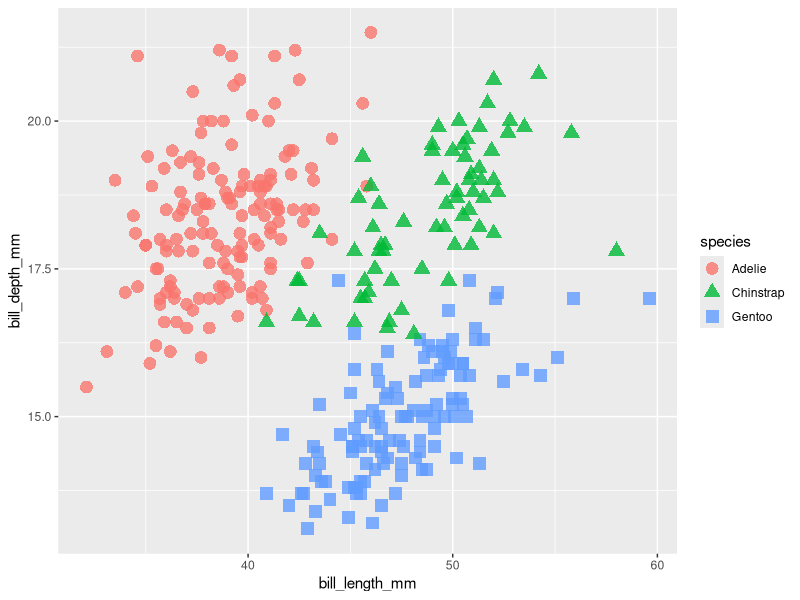
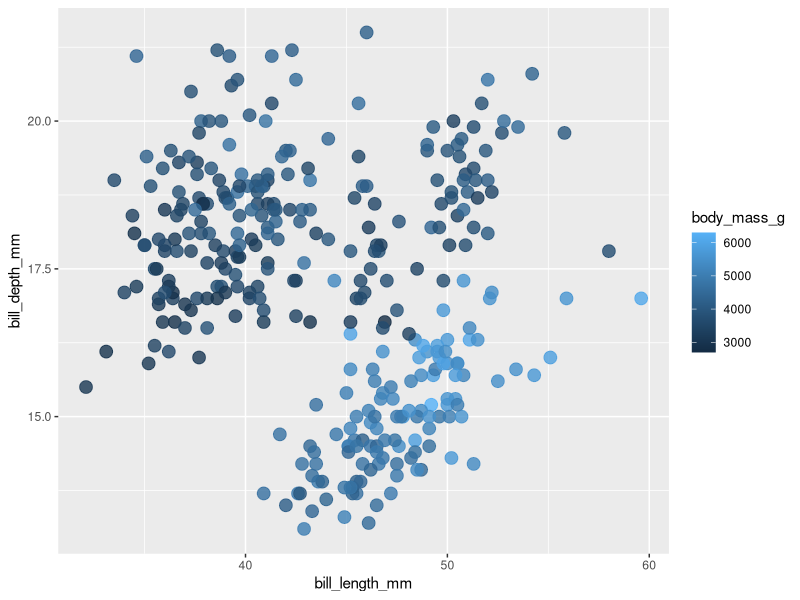
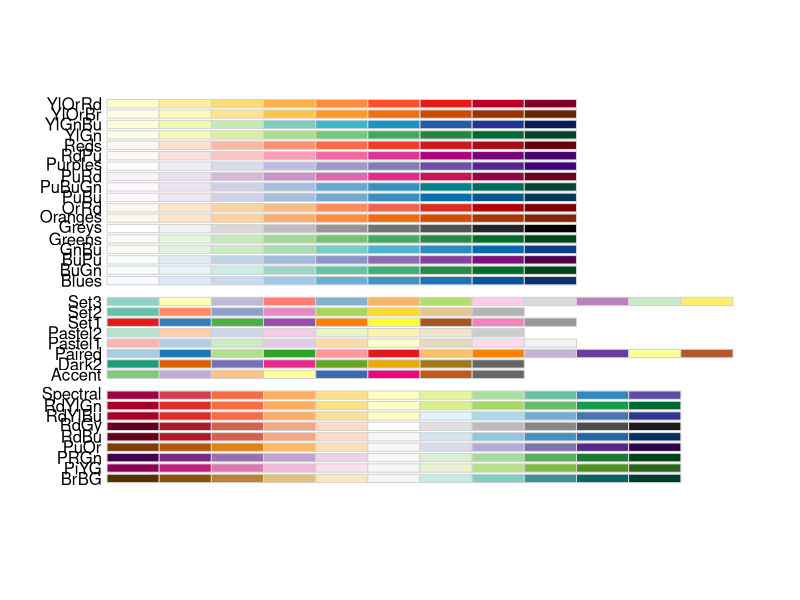

Here is the R script that generated these plots, in order: (Note: this script raises an error after producing the figures.)
## ---- chunk 1
#| eval: true
#| echo: true
#| warning: false
#| message: false
##~~~~~~~~~~~~~~~~~~~~~~~~~~~~~~~~~~~~~~~~~~~~~~~~~~~~~~~~~~~~~~~~~~~~~~~~~~~~~~
##                                    setup                                 ----
##~~~~~~~~~~~~~~~~~~~~~~~~~~~~~~~~~~~~~~~~~~~~~~~~~~~~~~~~~~~~~~~~~~~~~~~~~~~~~~

#..........................load packages.........................
library(palmerpenguins)
library(tidyverse)

##~~~~~~~~~~~~~~~~~~~~~~~~~~~~~~~~~~~~~~~~~~~~~~~~~~~~~~~~~~~~~~~~~~~~~~~~~~~~~~
##                              create base plots                           ----
##~~~~~~~~~~~~~~~~~~~~~~~~~~~~~~~~~~~~~~~~~~~~~~~~~~~~~~~~~~~~~~~~~~~~~~~~~~~~~~

# requires categorical color scale ----
cat_color_plot <- ggplot(na.omit(penguins), 
                         aes(x = bill_length_mm, y = bill_depth_mm, 
                             color = species, shape = species)) +
  geom_point(size = 4, alpha = 0.8)

# requires continuous color scale ----
cont_color_plot <- ggplot(na.omit(penguins), 
                          aes(x = bill_length_mm, y = bill_depth_mm, 
                              color = body_mass_g)) +
  geom_point(size = 4, alpha = 0.8) 
## ---- chunk 2
#| eval: true
#| echo: true
#| warning: false

# discrete viridis scales ----
cat_color_plot 

# continuous color scales ----
cont_color_plot
## ---- chunk 3
#| eval: true
#| echo: true
# display only colorblind-friendly RColorBrewer palettes ----
RColorBrewer::display.brewer.all()

# preview palette with your number of desired colors ----
RColorBrewer::display.brewer.pal()

# print the HEX codes of your palette ----
RColorBrewer::brewer.pal()

# or save hex codes as a vector ----
## ---- chunk 4
#| eval: true
#| echo: true
#| warning: false

# for qualitative palettes ----
cat_color_plot 

# for unclassed continuous color scales ----
cont_color_plot

# for classed continuous color scales ----
cont_color_plot
## ---- chunk 5
#| eval: true
#| echo: true
#| warning: false
ggplot(penguins, aes(x = bill_length_mm, y = bill_depth_mm, color = body_mass_g)) +
  geom_point(size = 4, alpha = 0.8) +
  scale_color_distiller(palette = "BuPu")
## ---- chunk 6
#| eval: true
#| echo: true
#| warning: false
ggplot(penguins, aes(x = bill_length_mm, y = bill_depth_mm, color = species)) +
  geom_point(size = 4, alpha = 0.8) + 
  scale_color_viridis_d(option = "turbo") 
## ---- chunk 7
#| eval: true
#| echo: true
#| warning: false
# discrete data / palette ----
cat_color_plot 

# continuous data / palette (unclassed) ----
cont_color_plot 

# continuous data / palette (classed) ----
cont_color_plot 
## ---- chunk 8
#| eval: true
#| echo: true
#| warning: false
#| message: false
# create palette ----

# apply to scatter plot (use `color` variant) ----
cat_color_plot 

# apply to histogram (use `fill` variant) ----
ggplot(penguins, aes(x = body_mass_g, fill = species)) +
  geom_histogram() 
## ---- chunk 9
#| eval: true
#| echo: true
#| warning: false
#| message: false
# create palette ----

# apply to scatter plot as an unclassed palette (use `gradientn` variant) ---- 
cont_color_plot

# apply to scatter plot as a classed (binned) palette (use `stepsn` variant) ---- 
cont_color_plot 
## ---- chunk 10
#| eval: true
#| echo: true
#| warning: false
ggplot(na.omit(penguins), aes(x = species, fill = sex)) +
  geom_bar()
## ---- chunk 11
#| eval: true
#| echo: true
#| warning: false
ggplot(na.omit(penguins), aes(x = bill_length_mm, y = bill_depth_mm, color = sex)) +
  geom_point()
## ---- chunk 12
#| eval: true
#| echo: true
#| warning: false
ggplot(penguins, aes(x = species)) +
  geom_bar(fill = "#00FF33", color = "gray7") + 
  theme_classic() 
## ---- chunk 13
#| eval: true
#| echo: true
#| warning: false
# plot with custom palette ----
cat_color_plot +
  scale_color_manual(values = c("#32DE8A", "#E36414", "#0F4C5C")) 
## ---- chunk 14
#| eval: true
#| echo: true
#| warning: false
# create palette ----
my_palette_named <- c("#32DE8A", "#E36414", "#0F4C5C")

# apply to plot (all penguins) ----
ggplot(penguins, aes(x = bill_length_mm, y = bill_depth_mm, color = species)) +
  geom_point(size = 4, alpha = 0.8) +
  scale_color_manual(values = my_palette_named)

# apply to plot (just adelie & gentoo) ----
penguins |> 
  filter(species != "Chinstrap") |> 
  ggplot(aes(x = bill_length_mm, y = bill_depth_mm, color = species)) +
  geom_point(size = 4, alpha = 0.8) +
  scale_color_manual(values = my_palette_named)
## ---- chunk 15
#| eval: true
#| echo: true
#| warning: false
# example 1 (color points based on value) ----
ggplot(penguins, aes(x = bill_length_mm, y = bill_depth_mm)) +
  geom_point(size = 4, alpha = 0.8) 

# example 2 (highlight points based on criteria)
ggplot(penguins, aes(x = bill_length_mm, y = bill_depth_mm)) +
  geom_point(size = 4, alpha = 0.8)
